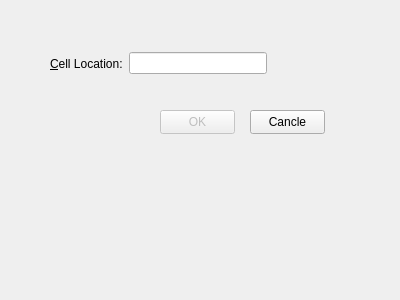
<?xml version="1.0" encoding="UTF-8"?>
<ui version="4.0">
 <class>GoToCellDialog</class>
 <widget class="QWidget" name="GoToCellDialog">
  <property name="enabled">
   <bool>true</bool>
  </property>
  <property name="geometry">
   <rect>
    <x>0</x>
    <y>0</y>
    <width>400</width>
    <height>300</height>
   </rect>
  </property>
  <property name="windowTitle">
   <string>Go To Cell</string>
  </property>
  <widget class="QPushButton" name="okButton">
   <property name="enabled">
    <bool>false</bool>
   </property>
   <property name="geometry">
    <rect>
     <x>160</x>
     <y>110</y>
     <width>75</width>
     <height>24</height>
    </rect>
   </property>
   <property name="text">
    <string>OK</string>
   </property>
   <property name="autoDefault">
    <bool>false</bool>
   </property>
   <property name="default">
    <bool>true</bool>
   </property>
   <property name="flat">
    <bool>false</bool>
   </property>
  </widget>
  <widget class="QPushButton" name="cancleButton">
   <property name="geometry">
    <rect>
     <x>250</x>
     <y>110</y>
     <width>75</width>
     <height>24</height>
    </rect>
   </property>
   <property name="text">
    <string>Cancle</string>
   </property>
  </widget>
  <widget class="QWidget" name="layoutWidget">
   <property name="geometry">
    <rect>
     <x>50</x>
     <y>50</y>
     <width>217</width>
     <height>27</height>
    </rect>
   </property>
   <layout class="QHBoxLayout" name="horizontalLayout">
    <item>
     <widget class="QLabel" name="label">
      <property name="text">
       <string>&amp;Cell Location:</string>
      </property>
      <property name="buddy">
       <cstring>lineEdit</cstring>
      </property>
     </widget>
    </item>
    <item>
     <widget class="QLineEdit" name="lineEdit">
      <property name="enabled">
       <bool>true</bool>
      </property>
      <property name="text">
       <string/>
      </property>
     </widget>
    </item>
   </layout>
  </widget>
 </widget>
 <tabstops>
  <tabstop>lineEdit</tabstop>
  <tabstop>okButton</tabstop>
  <tabstop>cancleButton</tabstop>
 </tabstops>
 <resources/>
 <connections/>
</ui>
